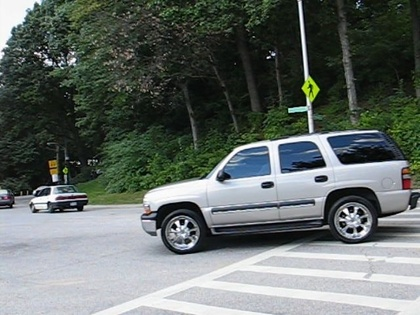
%> input picture segmentation_test/cars1_01.jpg, 420 x 315 px, shrunk from 640 x 480 before the run
$ octave exp4.m   (GNU Octave 9; MATLAB toolbox functions it lacks are replaced by stand-ins)
%> lines starting %> are read from the running program, lines starting %| are printed output that depends on the picture; in (x1, y1, x2, y2) boxes, pixels count from 0 and x2, y2 are one past the last pixel; in counts of white or black regions, pixels touching at a corner belong together; the program's own positions count from 1
### segmentation_test/getPosImg.m
function [re_ximg re_yimg] = getPosImg(img)

[row_img column_img byte_img] = size(img);

re_ximg = zeros(row_img,column_img);
re_yimg = zeros(row_img,column_img);

for i = 1:row_img
    for j = 1:column_img
        re_ximg(i,j) = j;
        re_yimg(i,j) = i;
    end
end

### segmentation_test/normalRowData.m
function re_data = normalRowData(data)

[row_t column_t] = size(data);

for i = 1:column_t
    tempdata = data(:,i);
    value = max(tempdata);
    tempdata = tempdata/value;
    data(:,i) = tempdata;
end

re_data = data;

### segmentation_test/clusterLabelData.m
function re_label = clusterLabelData(srcdata,label_list,label,num_cluster,num_iteration)

if nargin == 3
    num_cluster = 2;
    num_iteration = 10;
end

index = label_list == label;

re_label = label_list;

data = srcdata(index,:);

maxlabel = max(label_list);

[cluster_idx, cluster_center] = kmeans(data,num_cluster,'distance','sqEuclidean', 'Replicates',num_iteration);

label1 = label;
label2 = maxlabel + 1;


oldcluster_idx = cluster_idx;

tempindex = oldcluster_idx == 1;
cluster_idx(tempindex) = label1;
tempindex = oldcluster_idx == 2;
cluster_idx(tempindex) = label2;


tempindex = re_label == label;
re_label(tempindex) = cluster_idx;

### config/config_tool.m
[a,b,c] = fileparts(mfilename('fullpath')) ;
[a,b,c] = fileparts(a);
root = a ;

addpath(fullfile(root,'function'));
addpath(fullfile(root,'gmm'));
addpath(fullfile(root,'segmentation'));
addpath(fullfile(root,'segmentation_test'));
addpath(fullfile(root,'FelzenSegment'));


if systemJudge() == 1
%    addpath('~/projects/imageprocessing/common');
%    addpath('~/projects/imageprocessing/common_c');

    addpath('/data/projects/matrix/common_c');
    addpath('/data/projects/matrix/common');
    addpath('/data/projects/matrix/parallel_computing/function/');
    addpath('~/libs/SLIC_mex');
    run('~/libs/vlfeat-0.9.20/toolbox/vl_setup');

    addpath('~/libs/mexopencv/');
    addpath('~/libs/mexopencv/opencv_contrib/');
    addpath('~/libs/mexopencv/test/');
else

    if exist('E:') == 0
        addpath('D:\projects\matrix\imageprocessing\common');
        addpath('D:\projects\matrix\imageprocessing\common_c');
        addpath('D:\tools\SLIC_mex');
        run('D:\tools\vlfeat-0.9.20-bin\vlfeat-0.9.20\toolbox\vl_setup');
    else
        addpath('E:\projects\matrix\imageprocessing\common');
        addpath('E:\projects\matrix\imageprocessing\common_c');
        addpath('E:\tools\SLIC_mex');
        run('E:\tools\vlfeat-0.9.18-bin\vlfeat-0.9.18\toolbox\vl_setup');
    end
end

### segmentation_test/exp4.m
clear all
close all
clc

run('../config/config_tool');
%> (this line was passed over: systemJudge is not available in this run)


img = double(imread('cars1_01.jpg'));
img = double(imread('cats03_0080.jpg'));
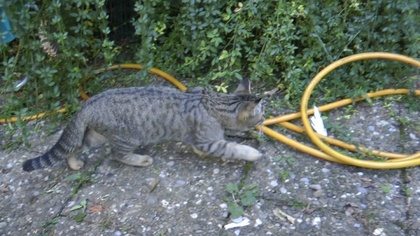
%> input picture segmentation_test/cats03_0080.jpg, 420 x 236 px, shrunk from 640 x 360 before the run
%> img: size 236x420x3 double

[row_img column_img byte_img] = size(img);
%> row_img = 236; column_img = 420; byte_img = 3

[ximg yimg] = getPosImg(img);
%> after the loop in getPosImg, `for i = 1:row_img`:
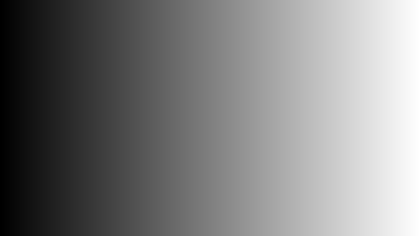
%> re_ximg: size 236x420 double; min 1, max 420, mean 210.5; drawn with min black and max white
%> after the loop in getPosImg, `for i = 1:row_img`:
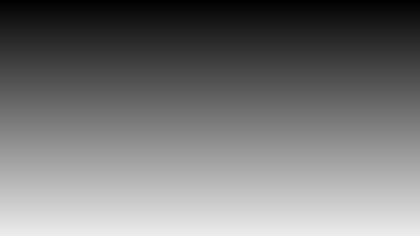
%> re_yimg: size 236x420 double; min 1, max 236, mean 118.5

data =reshape(img,row_img*column_img,byte_img);
xdata = reshape(ximg,row_img*column_img,1);
ydata = reshape(yimg,row_img*column_img,1);

data = [data xdata ydata];

nordata = normalRowData(data);
%> the loop in normalRowData, `for i = 1:column_t` made 5 passes
%> value on passes 1 to 5: 255, 255, 255, 420, 236


[row_t column_t] = size(nordata);
%> row_t = 99120; column_t = 5
label_list = zeros(row_t,1) + 1;

cluster_idx = clusterLabelData(nordata,label_list,1);
%> in clusterLabelData, `[cluster_idx, cluster_center] = kmeans(data,num_cluster,'distance','sq..`: cluster_center = [0.259 0.329 0.254 0.478 0.244; 0.51 0.53 0.54 0.52 0.716]
%> in clusterLabelData, `tempindex = oldcluster_idx == 1;`: tempindex = 99120 logical values, 44853 true
%> in clusterLabelData, `tempindex = oldcluster_idx == 2;`: tempindex = 99120 logical values, 54267 true


labelimg = reshape(cluster_idx,row_img,column_img);
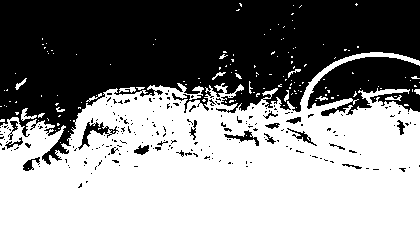
%> labelimg: size 236x420 double; values 1 (black) and 2 (white), 54.7% white; 222 black regions (202 under 20 px), largest, box (x1, y1, x2, y2) and area: (0, 0, 420, 165) 38463, (307, 57, 420, 116) 4188, (78, 122, 119, 150) 293

global g_displayMatrixImage;
g_displayMatrixImage = 1;
figure
displayMatrixImage(1,1,2,img,labelimg*50)
%> (this line was passed over: displayMatrixImage is not available in this run)
